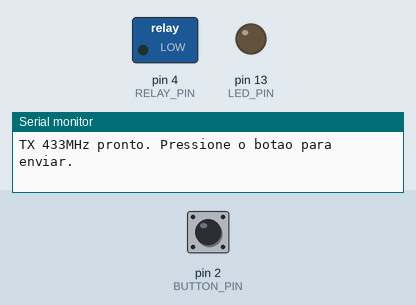
Recording of a sketch running on a simulated Arduino Uno, built with avr-gcc and run on an emulated ATmega328P. Parts: switched loads named in the sketch (green lamp = pin HIGH), output pins drawn as LEDs (lit = HIGH), the last lines printed to the serial monitor. Dashed ring = blinking. The inputs (shaded band) are chosen by the test bench; at power-on: pin 2 (BUTTON_PIN) LOW.

Above: at 2.2 s.
2.3 s: pin 2 (BUTTON_PIN) pulled HIGH for 0.15 s
At 3.42 s:
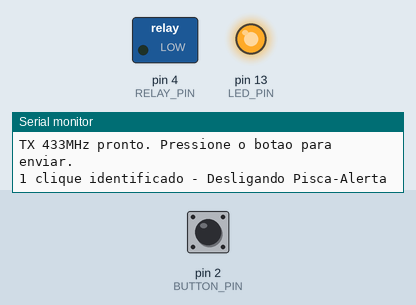
5.0 s: pin 2 (BUTTON_PIN) pulsed HIGH 5 times (0.12 s each, 0.3 s apart)
At 7.32 s:
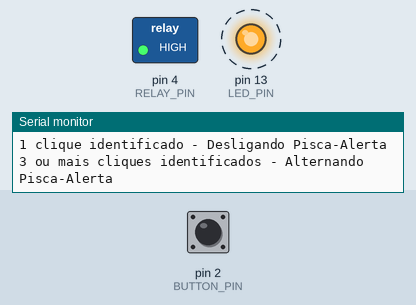
9.2 s: pin 2 (BUTTON_PIN) pulled HIGH for 1 s
At 9.5 s:
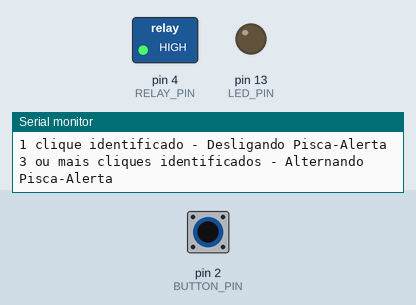
11.9 s: pin 2 (BUTTON_PIN) pulsed HIGH 2 times (0.12 s each, 0.3 s apart)
At 15.4 s:
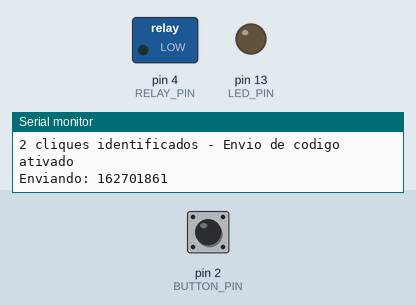
Timing chart, 0 to 16.2 s (numbered marks = the images above; inputs shaded):
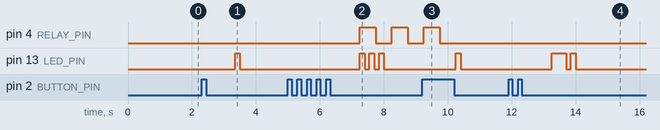

Measured:
- after the input at 2.3 s, pin 13 (LED_PIN): LOW → HIGH after 1.1 s, → LOW 0.15 s later
- after the input at 5.0 s, pin 4 (RELAY_PIN): alternates HIGH for 0.50 s and LOW for 0.50 s, starting after 2.3 s; pin 13 (LED_PIN): alternates HIGH for 0.15 s and LOW for 0.15 s, 6 changes in all, then stays LOW, starting after 2.3 s
- after the input at 9.2 s, pin 4 (RELAY_PIN): goes on until 9.8 s, then stays LOW; pin 13 (LED_PIN): LOW → HIGH after 1.1 s, → LOW 0.15 s later
- after the input at 11.9 s, pin 13 (LED_PIN): LOW → HIGH after 1.4 s, → LOW 0.45 s later, → HIGH 0.15 s later, → LOW 0.15 s later

The sketch:

transmissoooo_433.ino
```cpp
#include <RCSwitch.h>

RCSwitch tx = RCSwitch();

const byte TX_PIN = 10;
const byte BUTTON_PIN = 2; // Botão na porta D2
const byte RELAY_PIN = 4;  // Relé do pisca-alerta na porta D4
const byte LED_PIN = 13;   // LED embutido da placa (L)
const unsigned int BITLEN = 28;
const unsigned int PULSE_US = 531;   // do seu log
const byte PROTO = 6;                // do seu log

// seus códigos
const unsigned long CODE_A = 162701861;

int buttonState;             // leitura atual do botão
int lastButtonState = LOW;   // leitura anterior do botão (estado normal é LOW com pull-down)
unsigned long lastDebounceTime = 0;  // último tempo de mudança
unsigned long debounceDelay = 50;    // tempo de debounce (50ms)

int clickCount = 0;                  // contador de cliques
unsigned long lastClickTime = 0;     // tempo do último clique
const unsigned long CLICK_TIMEOUT = 1000; // intervalo máximo de 1s entre cliques
const unsigned long CODE_A_REPEAT_WINDOW = 17000; // 17s para detectar repetição do duplo clique
const unsigned long CODE_A_SEND_INTERVAL = 1000;  // 1s entre os dois envios

unsigned long lastCodeADoubleClickTime = 0; // quando ocorreu o último duplo clique do CODE_A
byte pendingCodeASends = 0;                 // quantidade de envios pendentes do CODE_A
unsigned long nextCodeASendTime = 0;        // próximo disparo agendado do CODE_A
bool isCodeASendScheduled = false;          // controla o envio assíncrono do CODE_A

// Variáveis para o controle do relé (pisca-alerta)
bool isRelayActive = false;          // Estado geral do pisca-alerta (ligado/desligado)
bool relayState = LOW;               // Estado atual do relé (HIGH/LOW)
unsigned long lastRelayTime = 0;     // Última vez que o relé mudou de estado
const unsigned long RELAY_INTERVAL = 500; // Intervalo de pisca (500ms = 0.5s)

// Variáveis para o LED assíncrono
bool isLedBlinking = false;
bool ledState = LOW;
byte ledTransitionsRemaining = 0;
unsigned long lastLedToggleTime = 0;
unsigned long ledBlinkInterval = 150;

void setup() {
  Serial.begin(115200);

  tx.enableTransmit(TX_PIN);
  tx.setProtocol(PROTO);        // garante mesmo formato
  tx.setPulseLength(PULSE_US);  // ajusta o "delay(us)" capturado
  tx.setRepeatTransmit(12);     // repete o frame pra garantir alcance

  // Configura como entrada simples. O botão liga o D2 ao 3.3V.
  // IMPORTANTE: use um resistor pull-down (ex: 10K ohms) entre o D2 e o GND.
  pinMode(BUTTON_PIN, INPUT);

  // Configura o pino do LED da placa como saída
  pinMode(LED_PIN, OUTPUT);

  // Configura o pino do Relé como saída
  pinMode(RELAY_PIN, OUTPUT);
  digitalWrite(RELAY_PIN, LOW); // Garante que começa desligado

  Serial.println(F("TX 433MHz pronto. Pressione o botao para enviar."));
  delay(1000);
}

static void sendCode(unsigned long code) {
  Serial.print(F("Enviando: ")); Serial.println(code);
  tx.send(code, BITLEN);        // envia 28 bits
}

void scheduleCodeASends(byte totalSends) {
  if (totalSends == 0) {
    return;
  }

  pendingCodeASends += totalSends;

  if (!isCodeASendScheduled) {
    isCodeASendScheduled = true;
    nextCodeASendTime = millis();
  }
}

// Pisca o LED sem bloquear o loop principal
void startLedBlink(byte times, unsigned long intervalMs = 150) {
  if (times == 0) {
    return;
  }

  isLedBlinking = true;
  ledBlinkInterval = intervalMs;
  ledTransitionsRemaining = (times * 2) - 1;
  ledState = HIGH;
  digitalWrite(LED_PIN, ledState);
  lastLedToggleTime = millis();
}

// Função responsável por monitorar o estado do botão
void checkButtonClicks() {
  // Leitura do estado atual do botão
  int reading = digitalRead(BUTTON_PIN);

  // Verifica se o estado do botão mudou
  if (reading != lastButtonState) {
    lastDebounceTime = millis();
  }

  if ((millis() - lastDebounceTime) > debounceDelay) {
    // Se a leitura mudou
    if (reading != buttonState) {
      buttonState = reading;

      // Conta um clique quando o botão for HIGH (pressionado, conectado ao 3.3V)
      if (buttonState == HIGH) {
        clickCount++;
        lastClickTime = millis();
      }
    }
  }

  lastButtonState = reading;
}

// Função responsável por processar os cliques acumulados
void processClicks() {
  // Verifica se passou o tempo limite (1 seg) desde o último clique e se temos cliques para processar
  if (clickCount > 0 && (millis() - lastClickTime) > CLICK_TIMEOUT) {
    if (clickCount == 1) {
      Serial.println(F("1 clique identificado - Desligando Pisca-Alerta"));
      startLedBlink(1);

      // Desativa o pisca-alerta
      isRelayActive = false;
      relayState = LOW;
      digitalWrite(RELAY_PIN, relayState);
    }
    else if (clickCount == 2) {
      Serial.println(F("2 cliques identificados - Envio de codigo ativado"));
      unsigned long now = millis();

      if (lastCodeADoubleClickTime != 0 &&
          (now - lastCodeADoubleClickTime) <= CODE_A_REPEAT_WINDOW) {
        Serial.println(F("Duplo clique repetido em ate 17s - enviando CODE_A 2x"));
        scheduleCodeASends(2);
        lastCodeADoubleClickTime = 0; // consome a janela; o proximo duplo clique volta a valer 1 envio
      } else {
        scheduleCodeASends(1);
        lastCodeADoubleClickTime = now; // abre uma nova janela de 17s
      }
      startLedBlink(2);
    }
    else if (clickCount >= 3) {
      Serial.println(F("3 ou mais cliques identificados - Alternando Pisca-Alerta"));
      startLedBlink(3);

      // Alterna o estado do pisca-alerta
      isRelayActive = !isRelayActive;

      // Se acabou de desligar, garante que o relé de fato apague
      if (!isRelayActive) {
        relayState = LOW;
        digitalWrite(RELAY_PIN, relayState);
      }
    }

    // Zera o contador para a próxima sequência de cliques
    clickCount = 0;
  }
}

void handleCodeASends() {
  if (!isCodeASendScheduled) {
    return;
  }

  if ((long)(millis() - nextCodeASendTime) >= 0) {
    sendCode(CODE_A);
    pendingCodeASends--;

    if (pendingCodeASends > 0) {
      nextCodeASendTime = millis() + CODE_A_SEND_INTERVAL;
    } else {
      isCodeASendScheduled = false;
    }
  }
}

// Função assíncrona para piscar o relé
void handleRelayBlink() {
  if (isRelayActive) {
    if ((millis() - lastRelayTime) >= RELAY_INTERVAL) {
      // Inverte o estado do relé
      relayState = !relayState;
      digitalWrite(RELAY_PIN, relayState);

      // Atualiza o tempo
      lastRelayTime = millis();
    }
  }
}

void handleLedBlink() {
  if (!isLedBlinking) {
    return;
  }

  if ((millis() - lastLedToggleTime) >= ledBlinkInterval) {
    ledState = !ledState;
    digitalWrite(LED_PIN, ledState);
    lastLedToggleTime = millis();
    ledTransitionsRemaining--;

    if (ledTransitionsRemaining == 0) {
      isLedBlinking = false;
      ledState = LOW;
      digitalWrite(LED_PIN, ledState);
    }
  }
}

void loop() {
  checkButtonClicks();
  processClicks();
  handleCodeASends();
  handleRelayBlink(); // Processa a lógica do pisca-alerta continuamente
  handleLedBlink();
}
```
